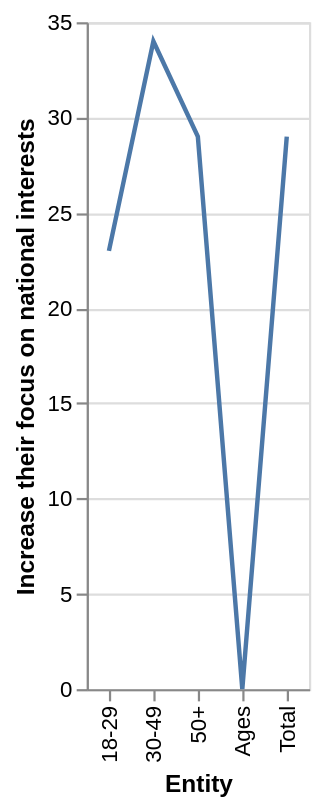

This figure's Vega-Lite source:
### Vega-Lite specification from a JSON file in a GitHub repository (floating-point values rounded to 4 significant figures)
{"$schema": "https://vega.github.io/schema/vega-lite/v5.json", "description": "Line chart auto-generated from CSV", "data": {"values": [{"Entity": "50+", "Increase their focus on national interests": "29", "Everthing will stay the same": "32", "Cooperate more with other countries": "37"}, {"Entity": "30-49", "Increase their focus on national interests": "34", "Everthing will stay the same": "29", "Cooperate more with other countries": "37"}, {"Entity": "18-29", "Increase their focus on national interests": "23", "Everthing will stay the same": "46", "Cooperate more with other countries": "30"}, {"Entity": "Ages", "Increase their focus on national interests": "0", "Everthing will stay the same": "0", "Cooperate more with other countries": "0"}, {"Entity": "Total", "Increase their focus on national interests": "29", "Everthing will stay the same": "34", "Cooperate more with other countries": "35"}]}, "mark": "line", "encoding": {"x": {"field": "Entity", "type": "ordinal"}, "y": {"field": "Increase their focus on national interests", "type": "quantitative"}}}
